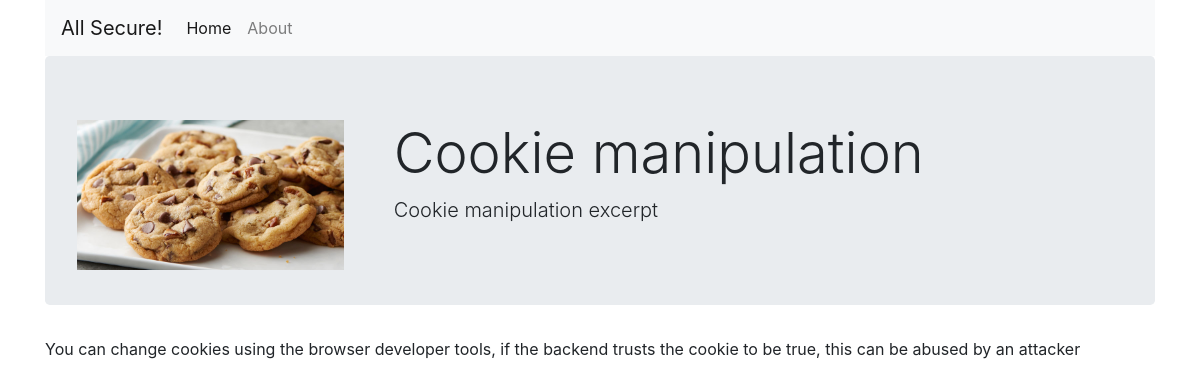
Page /app/article.php?id=3 on the committed database.
### tables this page shows
CREATE TABLE articles (
    id          int,
    title       varchar(100),
    excerpt     varchar(500),
    thumbnail   varchar(100),
    article     text
);

### app/article.php (the view, shortened to what this page needs)
<?php include('includes/database.inc.php') ?>
<html lang="en">
    <head>
        <?php include('includes/head.inc.php') ?>
    </head>
    <body>
        <div class="container">
        <?php include('includes/menu.inc.php') ?>
        <?php
            $sql = "SELECT id, title, excerpt, article, thumbnail FROM articles WHERE id = ?;";
            $stmt = $db_conn->prepare($sql);
            $stmt->bind_param("i", $article);
            $stmt->execute();
            $result = $stmt->get_result();
            if ($result->num_rows > 0) {
                while($row = $result->fetch_assoc()) {
            ?>
                <div class="jumbotron">
                    <div style="float: left; margin-right: 50px;">
                        <img src="/assets/thumbnails/<?= $row['thumbnail'] ?>" alt="<?= $row['title'] ?>" height="150" />
                    </div>
                    <h1 class="display-4"><?= $row['title'] ?></h1>
                    <p class="lead"><?= $row['excerpt'] ?></p>
                </div>
                <article>
                    <?= $row['article'] ?>
                </article>
            <?php
                    }
                }
        ?>
        </div>
    </body>
</html>

### rows in the picture
articles: thumbnail (picture), title "Cookie manipulation", excerpt "Cookie manipulation excerpt", article "You can change cookies using the browser developer tools, if the backend trusts the cookie to be true, this can be abused by an attacker"
